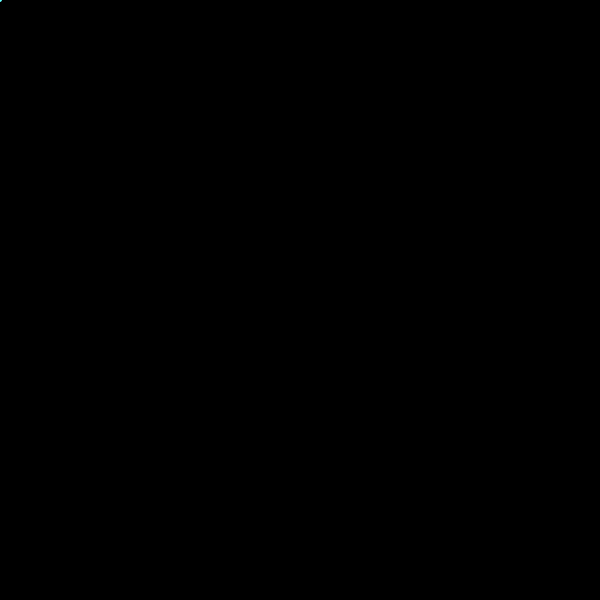
Frame 1 (no input)
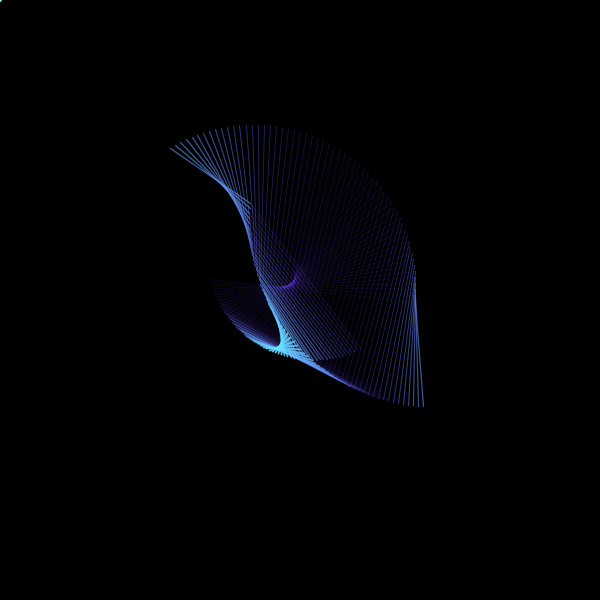
Frame 60 (the mouse pressed at the canvas centre just before this capture)
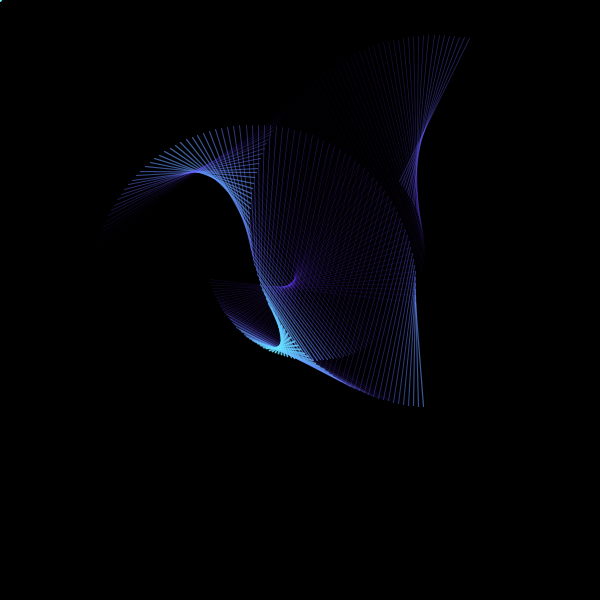
Frame 120 (the mouse held since frame 60 and released just before this capture)

The Processing sketch that drew these frames (run headless with seeded random() and noise(); from frame 60 on, the mouse is pressed at the canvas centre):

// Processing sketch: processing_96957
// ── processing_96957.pde

// Connections
//
// 'b' - draw lines/beziers
// 'r' - reset particles
// 'c' - clear screen

int w=600;
Dot c1, c2, c3;
boolean bez = false;

void setup() {
 size(600,600);
 background(0);
 ellipseMode(CENTER);
 noFill();
 c1 = new Dot();
 c2 = new Dot();
 c3 = new Dot();
 }

void draw() {
  //background(0);
  noFill();
  stroke(100,255-dist(c1.x,c1.y,c2.x,c2.y),255, 255-dist(c1.x,c1.y,c2.x,c2.y));
  strokeWeight( abs(map(dist(c1.x,c1.y,c2.x,c2.y),0,255,2,0.1) ));
  if (bez) { bezier(c1.x,c1.y,  c3.x,c3.y, c3.x,c3.y, c2.x,c2.y ); } else { line(c1.x,c1.y,c2.x,c2.y); }
  stroke(100,255-dist(c2.x,c2.y,c3.x,c3.y),255, 255-dist(c2.x,c2.y,c3.x,c3.y));
  strokeWeight( abs(map(dist(c2.x,c2.y,c3.x,c3.y),0,255,2,0.1) ));
  if (bez) { bezier(c2.x,c2.y,  c1.x,c1.y, c1.x,c1.y, c3.x,c3.y ); } else { line(c2.x,c2.y,c3.x,c3.y); }
  stroke(100,255-dist(c1.x,c1.y,c3.x,c3.y),255, 255-dist(c1.x,c1.y,c3.x,c3.y));
  strokeWeight( abs(map(dist(c1.x,c1.y,c3.x,c3.y),0,255,2,0.1) ));
  if (bez) { bezier(c1.x,c1.y,  c2.x,c2.y, c2.x,c2.y, c3.x,c3.y ); } else { line(c1.x,c1.y,c3.x,c3.y); }
  c1.drawit();
  c2.drawit();
  c3.drawit();  
}

class Dot {
  float x,y,CX,CY,angle,speed,r;
 
  Dot() {
    reset();
 } 
  
  void drawit() {
   x= r*cos(radians(angle)) + CX;
   y= r*sin(radians(angle)) + CY;
   noStroke();
   fill(100,100,255,200);
   //ellipse(x,y,20,20);
   angle+=speed;
}
  void reset() {
    speed = random(-2,2);
    if (speed<=0) {speed--;} else {speed++;}
    angle = random(360);
    CX = random(300)+150;
    CY = random(300)+150;
    r = random(100)+100;
  }
  
  
}

void keyPressed() {
 if (key == 'r') { c1.reset(); c2.reset(); c3.reset(); } 
 if (key == 'b') { bez = !bez; }
 if (key == 'c') { background(0); }  
}
